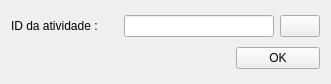
<?xml version="1.0" encoding="UTF-8"?>
<ui version="4.0">
 <class>Form</class>
 <widget class="QWidget" name="Form">
  <property name="geometry">
   <rect>
    <x>0</x>
    <y>0</y>
    <width>331</width>
    <height>84</height>
   </rect>
  </property>
  <property name="windowTitle">
   <string>Form</string>
  </property>
  <layout class="QGridLayout" name="gridLayout">
   <item row="0" column="0">
    <widget class="QLabel" name="label">
     <property name="text">
      <string>ID da atividade :</string>
     </property>
    </widget>
   </item>
   <item row="0" column="1" colspan="2">
    <layout class="QHBoxLayout" name="horizontalLayout">
     <item>
      <widget class="QLineEdit" name="activity_id_le"/>
     </item>
     <item>
      <widget class="QPushButton" name="extract_field_btn">
       <property name="text">
        <string/>
       </property>
      </widget>
     </item>
    </layout>
   </item>
   <item row="1" column="0" colspan="2">
    <spacer name="horizontalSpacer">
     <property name="orientation">
      <enum>Qt::Horizontal</enum>
     </property>
     <property name="sizeHint" stdset="0">
      <size>
       <width>219</width>
       <height>20</height>
      </size>
     </property>
    </spacer>
   </item>
   <item row="1" column="2">
    <widget class="QPushButton" name="ok_btn">
     <property name="text">
      <string>OK</string>
     </property>
    </widget>
   </item>
  </layout>
 </widget>
 <resources/>
 <connections/>
</ui>
